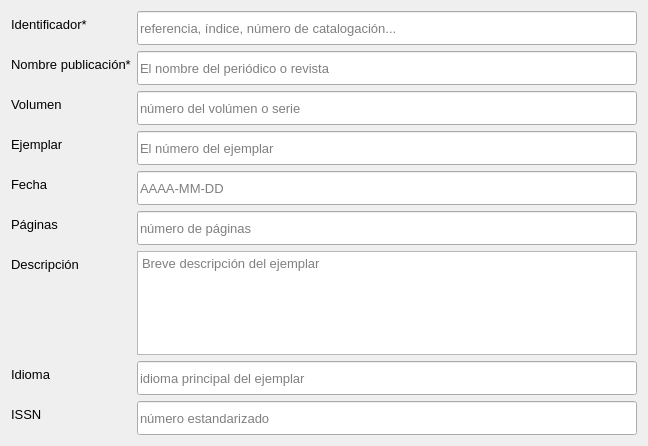
                       <widget class="QWidget" name="scrollAreaWidgetContents_5">
                        <property name="geometry">
                         <rect>
                          <x>0</x>
                          <y>0</y>
                          <width>646</width>
                          <height>446</height>
                         </rect>
                        </property>
                        <layout class="QVBoxLayout" name="verticalLayout_15">
                         <item>
                          <layout class="QFormLayout" name="formLayout_2">
                           <item row="3" column="0">
                            <widget class="QLabel" name="tituloLabel_8">
                             <property name="font">
                              <font>
                               <pointsize>10</pointsize>
                              </font>
                             </property>
                             <property name="text">
                              <string>Nombre publicación*</string>
                             </property>
                            </widget>
                           </item>
                           <item row="3" column="1">
                            <widget class="QLineEdit" name="nombreserlineEdit">
                             <property name="minimumSize">
                              <size>
                               <width>500</width>
                               <height>34</height>
                              </size>
                             </property>
                             <property name="maximumSize">
                              <size>
                               <width>500</width>
                               <height>34</height>
                              </size>
                             </property>
                             <property name="font">
                              <font>
                               <pointsize>10</pointsize>
                              </font>
                             </property>
                             <property name="layoutDirection">
                              <enum>Qt::LeftToRight</enum>
                             </property>
                             <property name="text">
                              <string/>
                             </property>
                             <property name="placeholderText">
                              <string>El nombre del periódico o revista</string>
                             </property>
                            </widget>
                           </item>
                           <item row="4" column="0">
                            <widget class="QLabel" name="tituloLabel_9">
                             <property name="font">
                              <font>
                               <pointsize>10</pointsize>
                              </font>
                             </property>
                             <property name="text">
                              <string>Volumen</string>
                             </property>
                            </widget>
                           </item>
                           <item row="4" column="1">
                            <widget class="QLineEdit" name="volumenserlineEdit">
                             <property name="minimumSize">
                              <size>
                               <width>500</width>
                               <height>34</height>
                              </size>
                             </property>
                             <property name="maximumSize">
                              <size>
                               <width>500</width>
                               <height>34</height>
                              </size>
                             </property>
                             <property name="font">
                              <font>
                               <pointsize>10</pointsize>
                              </font>
                             </property>
                             <property name="layoutDirection">
                              <enum>Qt::LeftToRight</enum>
                             </property>
                             <property name="placeholderText">
                              <string>número del volúmen o serie</string>
                             </property>
                            </widget>
                           </item>
                           <item row="7" column="0">
                            <widget class="QLabel" name="tituloLabel_10">
                             <property name="font">
                              <font>
                               <pointsize>10</pointsize>
                              </font>
                             </property>
                             <property name="text">
                              <string>Ejemplar</string>
                             </property>
                            </widget>
                           </item>
                           <item row="7" column="1">
                            <widget class="QLineEdit" name="ejemplarserlineEdit">
                             <property name="minimumSize">
                              <size>
                               <width>500</width>
                               <height>34</height>
                              </size>
                             </property>
                             <property name="maximumSize">
                              <size>
                               <width>500</width>
                               <height>34</height>
                              </size>
                             </property>
                             <property name="font">
                              <font>
                               <pointsize>10</pointsize>
                              </font>
                             </property>
                             <property name="layoutDirection">
                              <enum>Qt::LeftToRight</enum>
                             </property>
                             <property name="placeholderText">
                              <string>El número del ejemplar</string>
                             </property>
                            </widget>
                           </item>
                           <item row="8" column="0">
                            <widget class="QLabel" name="label_7">
                             <property name="font">
                              <font>
                               <pointsize>10</pointsize>
                              </font>
                             </property>
                             <property name="text">
                              <string>Fecha</string>
                             </property>
                            </widget>
                           </item>
                           <item row="8" column="1">
                            <widget class="QLineEdit" name="fechaserlineEdit">
                             <property name="minimumSize">
                              <size>
                               <width>500</width>
                               <height>34</height>
                              </size>
                             </property>
                             <property name="maximumSize">
                              <size>
                               <width>500</width>
                               <height>34</height>
                              </size>
                             </property>
                             <property name="font">
                              <font>
                               <pointsize>10</pointsize>
                              </font>
                             </property>
                             <property name="placeholderText">
                              <string>AAAA-MM-DD</string>
                             </property>
                            </widget>
                           </item>
                           <item row="9" column="0">
                            <widget class="QLabel" name="tituloLabel_11">
                             <property name="font">
                              <font>
                               <pointsize>10</pointsize>
                              </font>
                             </property>
                             <property name="text">
                              <string>Páginas</string>
                             </property>
                            </widget>
                           </item>
                           <item row="9" column="1">
                            <widget class="QLineEdit" name="paginaserlineEdit">
                             <property name="minimumSize">
                              <size>
                               <width>500</width>
                               <height>34</height>
                              </size>
                             </property>
                             <property name="maximumSize">
                              <size>
                               <width>500</width>
                               <height>34</height>
                              </size>
                             </property>
                             <property name="font">
                              <font>
                               <pointsize>10</pointsize>
                              </font>
                             </property>
                             <property name="layoutDirection">
                              <enum>Qt::LeftToRight</enum>
                             </property>
                             <property name="placeholderText">
                              <string>número de páginas</string>
                             </property>
                            </widget>
                           </item>
                           <item row="12" column="0">
                            <widget class="QLabel" name="numextLabel_5">
                             <property name="font">
                              <font>
                               <pointsize>10</pointsize>
                              </font>
                             </property>
                             <property name="text">
                              <string>Descripción</string>
                             </property>
                            </widget>
                           </item>
                           <item row="12" column="1">
                            <widget class="QPlainTextEdit" name="descripcionserlineEdit">
                             <property name="sizePolicy">
                              <sizepolicy hsizetype="Expanding" vsizetype="Expanding">
                               <horstretch>0</horstretch>
                               <verstretch>0</verstretch>
                              </sizepolicy>
                             </property>
                             <property name="minimumSize">
                              <size>
                               <width>500</width>
                               <height>70</height>
                              </size>
                             </property>
                             <property name="maximumSize">
                              <size>
                               <width>500</width>
                               <height>250</height>
                              </size>
                             </property>
                             <property name="font">
                              <font>
                               <pointsize>10</pointsize>
                              </font>
                             </property>
                             <property name="styleSheet">
                              <string notr="true">Breve resumen del tema del documento</string>
                             </property>
                             <property name="placeholderText">
                              <string>Breve descripción del ejemplar</string>
                             </property>
                            </widget>
                           </item>
                           <item row="13" column="0">
                            <widget class="QLabel" name="identificadoresLabel_6">
                             <property name="font">
                              <font>
                               <pointsize>10</pointsize>
                              </font>
                             </property>
                             <property name="text">
                              <string>Idioma</string>
                             </property>
                            </widget>
                           </item>
                           <item row="13" column="1">
                            <widget class="QLineEdit" name="idiomaserlineEdit">
                             <property name="minimumSize">
                              <size>
                               <width>500</width>
                               <height>34</height>
                              </size>
                             </property>
                             <property name="maximumSize">
                              <size>
                               <width>500</width>
                               <height>34</height>
                              </size>
                             </property>
                             <property name="font">
                              <font>
                               <pointsize>10</pointsize>
                              </font>
                             </property>
                             <property name="text">
                              <string/>
                             </property>
                             <property name="placeholderText">
                              <string>idioma principal del ejemplar</string>
                             </property>
                            </widget>
                           </item>
                           <item row="14" column="0">
                            <widget class="QLabel" name="identificadoresLabel_8">
                             <property name="font">
                              <font>
                               <pointsize>10</pointsize>
                              </font>
                             </property>
                             <property name="text">
                              <string>ISSN</string>
                             </property>
                            </widget>
                           </item>
                           <item row="14" column="1">
                            <widget class="QLineEdit" name="issnserlineEdit">
                             <property name="minimumSize">
                              <size>
                               <width>500</width>
                               <height>34</height>
                              </size>
                             </property>
                             <property name="maximumSize">
                              <size>
                               <width>500</width>
                               <height>34</height>
                              </size>
                             </property>
                             <property name="font">
                              <font>
                               <pointsize>10</pointsize>
                              </font>
                             </property>
                             <property name="text">
                              <string/>
                             </property>
                             <property name="placeholderText">
                              <string>número estandarizado</string>
                             </property>
                            </widget>
                           </item>
                           <item row="1" column="1">
                            <widget class="QLineEdit" name="identificadoreserlineEdit">
                             <property name="minimumSize">
                              <size>
                               <width>500</width>
                               <height>34</height>
                              </size>
                             </property>
                             <property name="maximumSize">
                              <size>
                               <width>500</width>
                               <height>34</height>
                              </size>
                             </property>
                             <property name="font">
                              <font>
                               <pointsize>10</pointsize>
                              </font>
                             </property>
                             <property name="placeholderText">
                              <string>referencia, índice, número de catalogación...</string>
                             </property>
                            </widget>
                           </item>
                           <item row="1" column="0">
                            <widget class="QLabel" name="identificadoresLabel_7">
                             <property name="font">
                              <font>
                               <pointsize>10</pointsize>
                              </font>
                             </property>
                             <property name="text">
                              <string>Identificador*</string>
                             </property>
                            </widget>
                           </item>
                          </layout>
                         </item>
                        </layout>
                       </widget>
